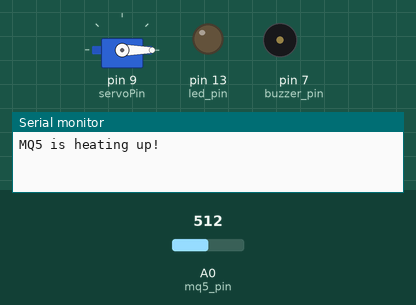
Bench run of a sketch on a simulated Arduino Uno, built with avr-gcc and run on an emulated ATmega328P. Shown: servo, output pins drawn as LEDs (lit = HIGH), buzzer (waves = sounding, pin HIGH), the last lines printed to the serial monitor. Inputs (shaded band) come from the test bench; at power-on: A0 (mq5_pin) = 512.

Above: at 0.1 s.
At 20.1 s:
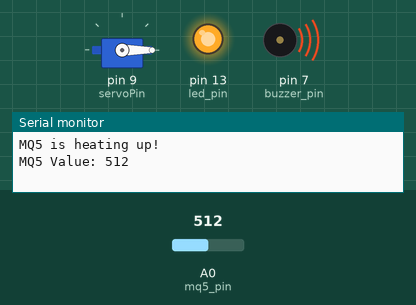
At 21.1 s:
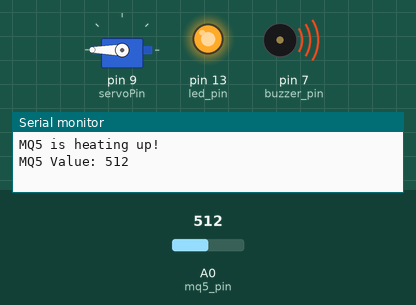
Timing chart, 0 to 22.6 s (numbered marks = the images above):
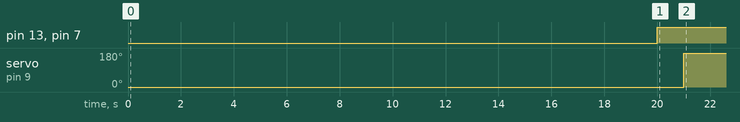

Measured:
- by itself, pin 13 (led_pin), pin 7 (buzzer_pin): LOW → HIGH at 20.0 s
- by itself, servo on pin 9 (servoPin): 0° → 180° at 21.0 s

The sketch:

Gas_Guardian_ide_copy_20240617132707.ino
```cpp
#define led_pin 13
#define buzzer_pin 7
#define mq5_pin A0
#include <Servo.h>

int servoPin = 9;
int motionStatus = 0;

Servo scaryServo;

void setup() {
  // put your setup code here, to run once:
  Serial.begin(9600);

  pinMode(mq5_pin, INPUT);
  pinMode(buzzer_pin, OUTPUT);

  scaryServo.attach(servoPin);
  scaryServo.write(0);

  pinMode(led_pin, OUTPUT);

  //Allow 20 seconds for MQ5 sensor to heatup with 5V current
  Serial.println("MQ5 is heating up!");
  delay(20000);
}

void loop() {
  // put your main code here, to run repeatedly:
  int gas_value,  gv ;
  gv = analogRead(A0);
  //gas_value = map(gv,0,1023,0,100);
  Serial.print("MQ5 Value: ");
  Serial.println(gv);

  //Alert when Gas particles per million(PPM) exceeds 250.
  if (gv > 130)
  {
    digitalWrite(led_pin, HIGH);
    digitalWrite(buzzer_pin, HIGH);
    delay(1000);
    scaryServo.write(180);                     // wait for a second
  }
  else
  {
    digitalWrite(led_pin, LOW);
    digitalWrite(buzzer_pin, LOW);
    scaryServo.write(0);
  }
 delay(500);
}
```
